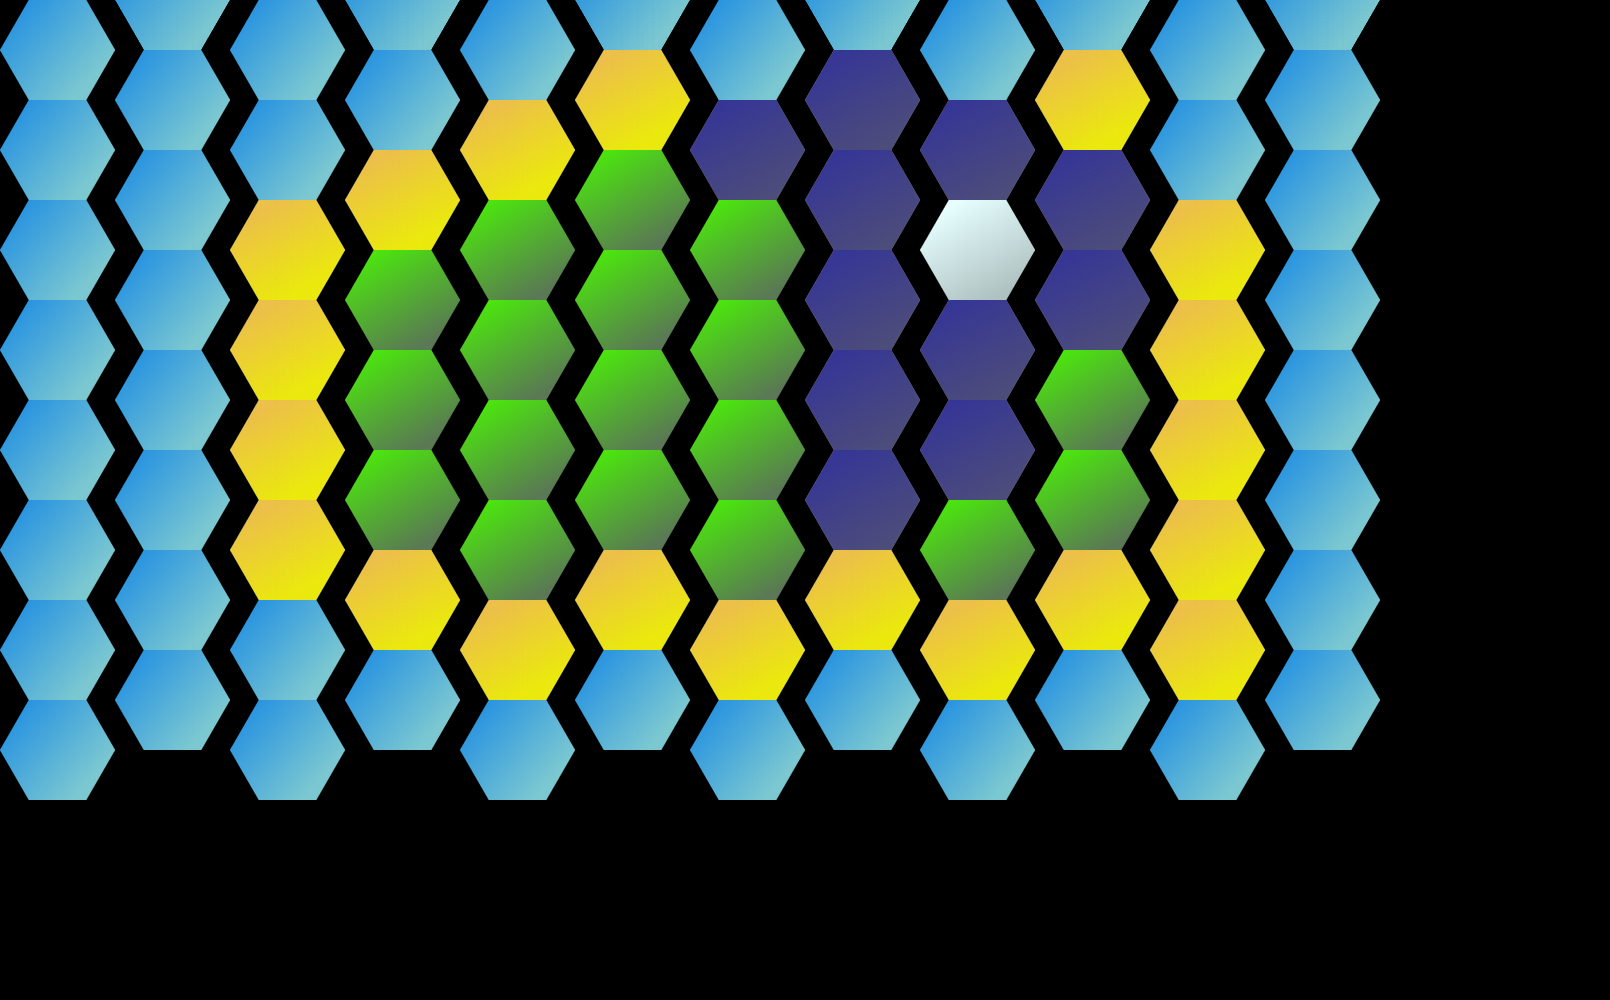

A 2D game scene composited from a Tiled map and its tileset images. What follows is a short description and the map's XML, with every tile layer's data as written:
An orthogonal 14x20 tile map with 115x50 px tiles, 1 tile layer (Tile Layer 1).

<map version="1.0" orientation="orthogonal" width="14" height="20" tilewidth="115" tileheight="50">
 <tileset firstgid="1" name="tileset" tilewidth="115" tileheight="100">
  <image source="../tileset.png" width="115" height="1200" />
 </tileset>
 <layer name="Tile Layer 1" width="14" height="20">
  <data encoding="csv">
0,1,0,1,0,1,0,1,0,1,0,1,0,0,
1,0,1,0,1,0,1,0,1,0,1,0,0,0,
0,1,0,1,0,3,0,5,0,3,0,1,0,0,
1,0,1,0,3,0,5,0,5,0,1,0,0,0,
0,1,0,3,0,4,0,5,0,5,0,1,0,0,
1,0,3,0,4,0,4,0,2,0,3,0,0,0,
0,1,0,4,0,4,0,5,0,5,0,1,0,0,
1,0,3,0,4,0,4,0,5,0,3,0,0,0,
0,1,0,4,0,4,0,5,0,4,0,1,0,0,
1,0,3,0,4,0,4,0,5,0,3,0,0,0,
0,1,0,4,0,4,0,5,0,4,0,1,0,0,
1,0,3,0,4,0,4,0,4,0,3,0,0,0,
0,1,0,3,0,3,0,3,0,3,0,1,0,0,
1,0,1,0,3,0,3,0,3,0,3,0,0,0,
0,1,0,1,0,1,0,1,0,1,0,1,0,0,
1,0,1,0,1,0,1,0,1,0,1,0,0,0,
0,0,0,0,0,0,0,0,0,0,0,0,0,0,
0,0,0,0,0,0,0,0,0,0,0,0,0,0,
0,0,0,0,0,0,0,0,0,0,0,0,0,0,
0,0,0,0,0,0,0,0,0,0,0,0,0,0
</data>
 </layer>
</map>